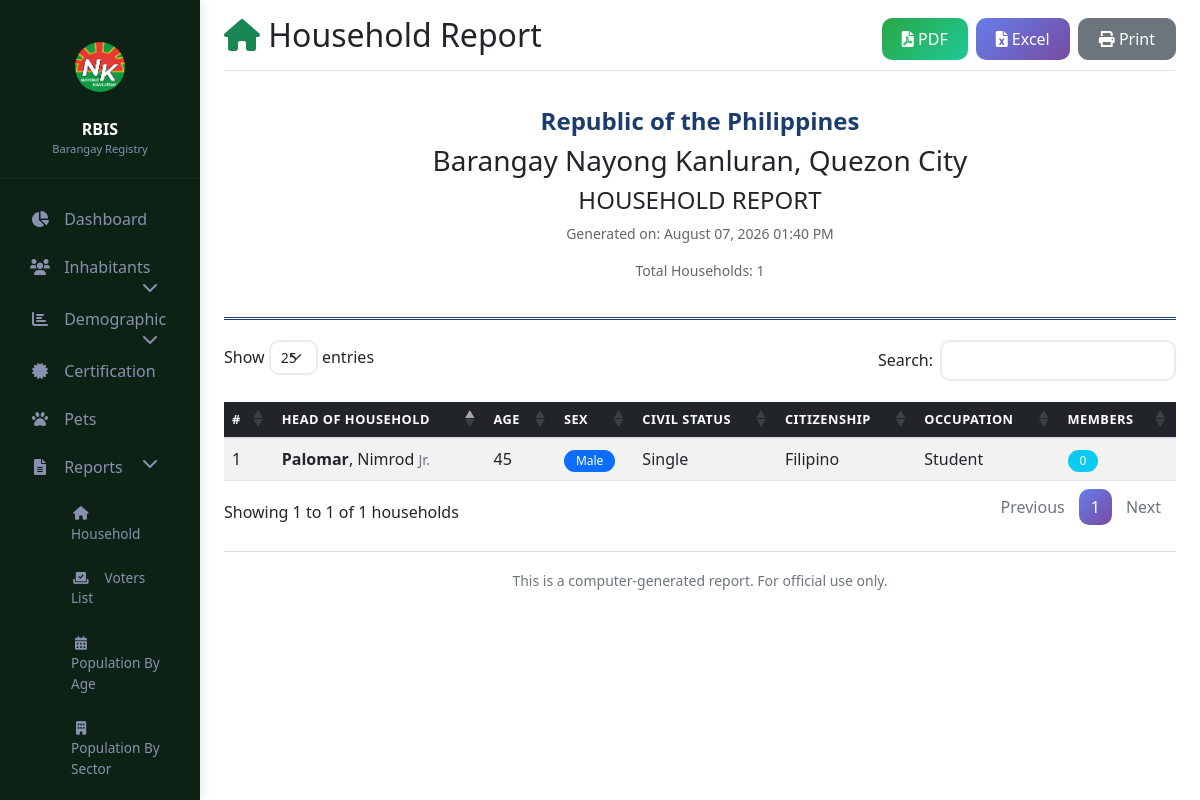
/reports/household.php (signed in), run on an earlier commit of the app's database.
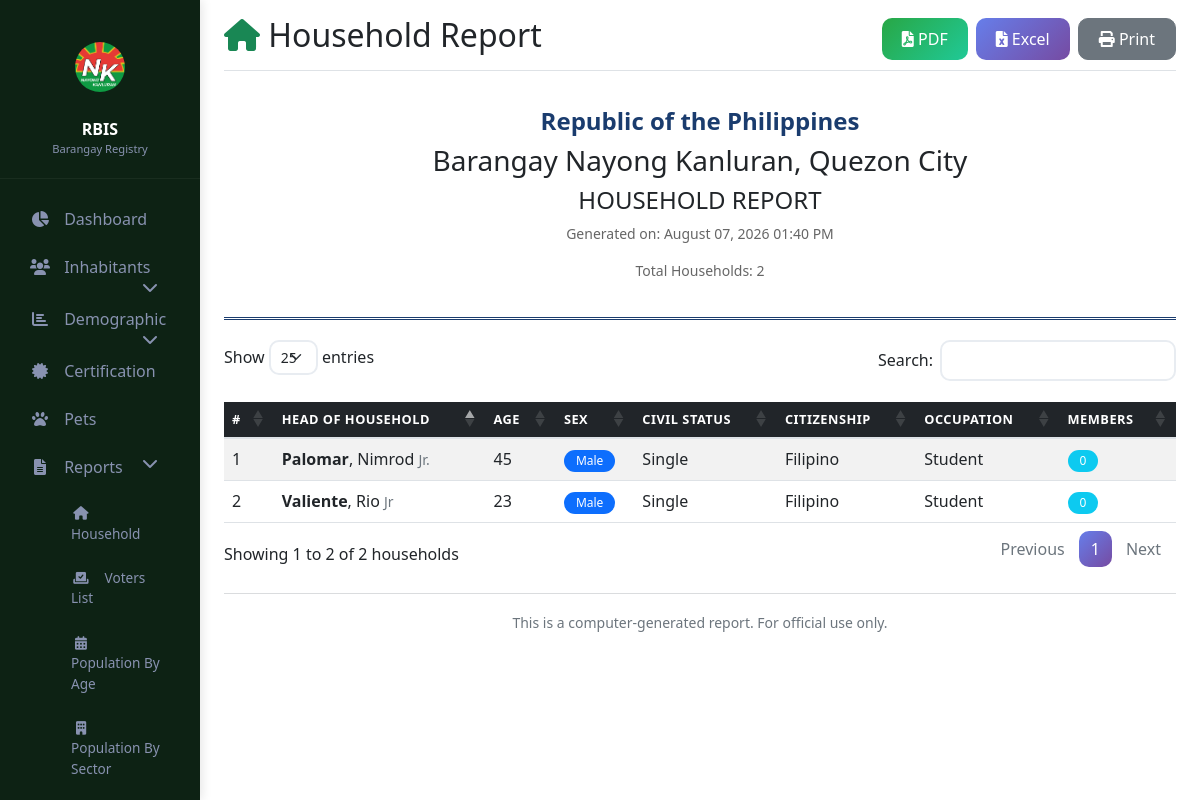
And on a later commit of the database.
### tables this page shows
CREATE TABLE `household_records` (
  `id` int(11) NOT NULL,
  `last_name` varchar(50) NOT NULL,
  `first_name` varchar(50) NOT NULL,
  `middle_name` varchar(50) DEFAULT NULL,
  `ext_name` varchar(10) DEFAULT NULL,
  `place_of_birth` varchar(100) DEFAULT NULL,
  `date_of_birth` date DEFAULT NULL,
  `age` int(11) DEFAULT NULL,
  `sex` enum('Male','Female','Other') NOT NULL,
  `civil_status` enum('Single','Married','Widowed','Divorced','Separated') NOT NULL,
  `citizenship` varchar(50) DEFAULT NULL,
  `occupation` varchar(100) DEFAULT NULL,
  `profession` varchar(100) DEFAULT NULL,
  `disability` text DEFAULT NULL,
  `pets` text DEFAULT NULL,
  `profile_picture` varchar(255) DEFAULT NULL,
  `created_by` int(11) DEFAULT NULL,
  `created_at` timestamp NOT NULL DEFAULT current_timestamp(),
  `updated_at` timestamp NOT NULL DEFAULT current_timestamp() ON UPDATE current_timestamp(),
  `household_type` varchar(50) DEFAULT 'Nuclear',
  `dwelling_type` varchar(50) DEFAULT NULL,
  `household_name` varchar(100) DEFAULT NULL,
  `position_in_household` varchar(50) DEFAULT NULL,
  `tenure_status` varchar(50) DEFAULT 'Owner',
  `monthly_income` decimal(10,2) DEFAULT 0.00,
  `head_of_family_id` int(11) DEFAULT NULL
);

### reports/household.php (the view, shortened to what this page needs)
<?php
$pdo = getDB();
$households = $pdo->query("
    SELECT h.*,
           (SELECT COUNT(*) FROM individual_records WHERE last_name = h.last_name AND first_name != h.first_name) as member_count
    FROM household_records h
    ORDER BY h.last_name, h.first_name
")->fetchAll();
$total_households = count($households);
?>
<!DOCTYPE html>
<html lang="en">
<head>
    <link href="https://cdn.jsdelivr.net/npm/bootstrap@5.1.3/dist/css/bootstrap.min.css" rel="stylesheet">
    <link rel="stylesheet" href="https://cdnjs.cloudflare.com/ajax/libs/font-awesome/6.0.0/css/all.min.css">
    <link rel="stylesheet" href="https://cdn.datatables.net/1.13.6/css/dataTables.bootstrap5.min.css">
    <link rel="stylesheet" href="../assets/css/custom.css">
</head>
<body>
    <div class="container-fluid">
        <div class="row">
            <?php include '../includes/sidebar.php'; ?>
            <main class="col-md-10 ms-sm-auto px-md-4 main-content">
                <div class="d-flex justify-content-between flex-wrap flex-md-nowrap align-items-center pt-3 pb-2 mb-3 border-bottom">
                    <h1 class="h2">
                        <i class="fas fa-home text-success"></i> Household Report
                    </h1>
                    <div class="btn-toolbar no-print">
                        <button class="btn btn-success me-2" onclick="exportReport('pdf')">
                            <i class="fas fa-file-pdf"></i> PDF
                        </button>
                        <button class="btn btn-primary me-2" onclick="exportReport('excel')">
                            <i class="fas fa-file-excel"></i> Excel
                        </button>
                        <button class="btn btn-secondary" onclick="window.print()">
                            <i class="fas fa-print"></i> Print
                        </button>
                    </div>
                </div>
                <div class="report-header">
                    <h1>Republic of the Philippines</h1>
                    <h3>Barangay Nayong Kanluran, Quezon City</h3>
                    <h4>HOUSEHOLD REPORT</h4>
                    <p>Generated on: <?= date('F d, Y h:i A') ?></p>
                    <p>Total Households: <?= number_format($total_households) ?></p>
                </div>
                <div class="table-responsive">
                    <table id="householdTable" class="table table-hover table-striped" style="width:100%">
                        <thead class="table-dark">
                            <tr>
                                <th>#</th>
                                <th>Head of Household</th>
                                <th>Age</th>
                                <th>Sex</th>
                                <th>Civil Status</th>
                                <th>Citizenship</th>
                                <th>Occupation</th>
                                <th>Members</th>
                            </tr>
                        </thead>
                        <tbody>
                            <?php $i = 1; foreach ($households as $household): ?>
                                <tr>
                                    <td><?= $i++ ?></td>
                                    <td>
                                        <strong><?= htmlspecialchars($household['last_name']) ?></strong>,
                                        <?= htmlspecialchars($household['first_name']) ?>
                                        <?php if ($household['ext_name']): ?>
                                            <small class="text-muted"><?= htmlspecialchars($household['ext_name']) ?></small>
                                        <?php endif; ?>
                                    </td>
                                    <td><?= $household['age'] ?? 'N/A' ?></td>
                                    <td>
                                        <span class="badge bg-<?= $household['sex'] == 'Male' ? 'primary' : ($household['sex'] == 'Female' ? 'danger' : 'secondary') ?>">
                                            <?= $household['sex'] ?>
                                        </span>
                                    </td>
                                    <td><?= $household['civil_status'] ?></td>
                                    <td><?= $household['citizenship'] ?: 'N/A' ?></td>
                                    <td><?= $household['occupation'] ?: 'N/A' ?></td>
                                    <td>
                                        <span class="badge bg-info"><?= $household['member_count'] ?? 0 ?></span>
                                    </td>
                                </tr>
                            <?php endforeach; ?>
                        </tbody>
                    </table>
                </div>
                <div class="report-footer mt-4 text-center text-muted">
                    <hr>
                    <small>This is a computer-generated report. For official use only.</small>
                </div>
            </main>
        </div>
    </div>
</body>
</html>

What changed in the data, as far as the page shows it:
added household_records: last_name "Valiente", first_name "Rio", ext_name "Jr", age "23", sex "Male", civil_status "Single", citizenship "Filipino", occupation "Student", member_count "0"
Also different on the page:
$total_households: "1" → "2"
text written by a page script: "Show entries Search: Showing 1 to 1 of 1 households Previous 1 Next" → "Show entries Search: Showing 1 to 2 of 2 households Previous 1 Next"
